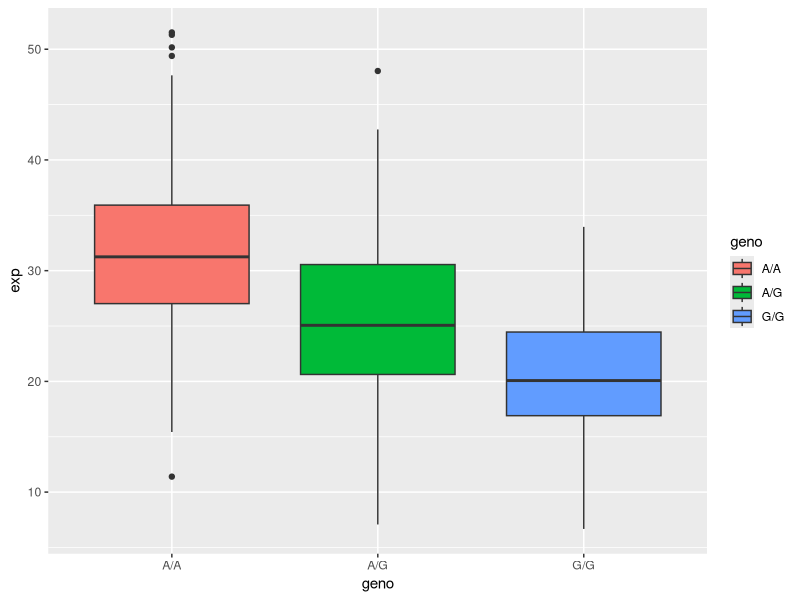

Recreate this plot in R.
## ---- chunk 1
# Import the file
results <- read.table("rs8067378_ENSG00000172057.6.txt")
head(results)
## ---- chunk 2
table(results$geno)
## ---- chunk 3
AA <- results[results$geno == "A/A",]
AG <- results[results$geno == "A/G",]
GG <- results[results$geno == "G/G",]

median(AA$exp)
median(AG$exp)
median(GG$exp)
## ---- chunk 4
library(ggplot2)
## ---- chunk 5
boxp <- ggplot(results) +
        aes(geno, exp, fill = geno) +
        geom_boxplot()

boxp
